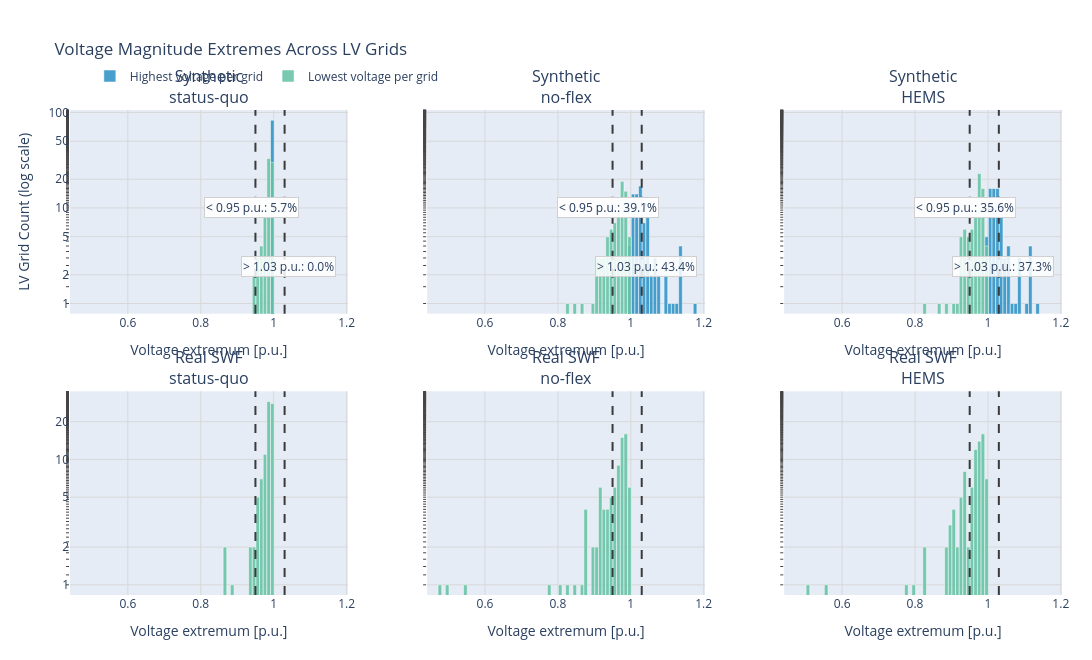

The code cell stored with this chart in its notebook:
### Markdown cell above
## Temporal and Flow Diagnostics

The voltage comparison uses compact summaries for both network sources. Transformer-import diagnostics remain synthetic-only because the real SWF compact schema does not store the matching signed transformer-import time series. The cable decomposition below directly tests whether a loading difference comes from ampacity, transported peak current, or both.

### Code cell
voltage_summaries = load_voltage_summaries_for_powerflow_comparison(
    synthetic_specs=SYNTHETIC_POWERFLOW_SUMMARY_SPECS,
    real_specs=REAL_POWERFLOW_SUMMARY_SPECS,
    ags=AGS,
    scenario_id=SCENARIO_ID,
    plz=PLZ,
    real_plz=REAL_PLZ,
    excluded_real_lv_ids=EXCLUDED_REAL_LV_IDS,
)
if not voltage_summaries:
    print("No voltage summaries exist for this scenario yet.")
else:
    voltage_fig = plot_voltage_deviation_histogram_comparison(
        voltage_summaries,
        lower_limit=0.95,
        upper_limit=1.03,
        show=False,
    )
    try:
        save_plotly_figure(
            voltage_fig,
            OUTPUT_DIR / "pre_post_flex_no_flex_voltage_deviation_histogram",
            formats=("svg", "png"),
            width=1370,
            height=720,
        )
    except RuntimeError as exc:
        print(f"Could not export voltage histogram: {exc}")
    display(voltage_fig)

### Figure 1 — Plotly figure (JSON) as saved in the notebook; plotly's stock layout.template omitted (floating-point values rounded to 4 significant figures)
{"data": [{"legendgroup": "highest", "marker": {"color": "#2f92c5", "line": {"color": "white", "width": 0.5}}, "name": "Highest voltage per grid", "opacity": 0.88, "showlegend": true, "type": "histogram", "x": [1.0, 1.0, 1.0, 1.0, 1.0, 0.9999, 0.9998, 1.0, 1.0, 0.9992, 1.0, 1.0, 1.0, 1.0, 0.9998, 1.0, 1.0, 1.0, 0.9999, 1.0, 1.0, 1.0, 1.0, 1.0, 1.0, 1.0, 1.0, 1.0, 1.0, 1.0, 1.0, 1.0, 1.0, 1.0, 0.9999, 1.0, 0.9998, 1.0, 1.0, 1.0, 1.0, 1.0, 1.0, 1.0, 1.0, 1.0, 1.0, 1.0, 1.0, 1.0, 1.0, 1.0, 1.0, 0.9992, 1.0, 1.0, 1.0, 1.0, 1.0, 1.0, 1.0, 1.0, 1.0, 1.0, 0.9995, 1.0, 1.0, 1.0, 1.0, 1.0, 1.0, 0.9998, 1.0, 1.0, 1.0, 1.0, 1.0, 1.0, 1.0, 1.0, 1.0, 1.0, 0.9993], "xaxis": "x", "xbins": {"end": 1.203, "size": 0.01, "start": 0.4413}, "yaxis": "y"}, {"legendgroup": "lowest", "marker": {"color": "#66c2a4", "line": {"color": "white", "width": 0.5}}, "name": "Lowest voltage per grid", "opacity": 0.88, "showlegend": true, "type": "histogram", "x": [0.9579, 0.9676, 0.9927, 0.9511, 0.9842, 0.9882, 0.9748, 0.9816, 0.9757, 0.9884, 0.9872, 0.9919, 0.9937, 0.9915, 0.9813, 0.9934, 0.9941, 0.9783, 0.9957, 0.975, 0.9846, 0.9898, 0.991, 0.9863, 0.991, 0.9835, 0.995, 0.9908, 0.9936, 0.9916, 0.9828, 0.9951, 0.993, 0.9954, 0.9965, 0.9797, 0.9949, 0.9964, 0.9967, 0.9929, 0.9874, 0.9897, 0.9969, 0.9814, 0.9903, 0.9879, 0.9917, 0.9831, 0.9832, 0.9781, 0.9575, 0.9945, 0.9659, 0.9908, 0.9867, 0.992, 0.9737, 0.9742, 0.9838, 0.9714, 0.9768, 0.9894, 0.9906, 0.9666, 0.9639, 0.9852, 0.992, 0.9863, 0.9475, 0.9953, 0.959, 0.9948, 0.9814, 0.9884, 0.9789, 0.9879, 0.9931, 0.9907, 0.9894, 0.9975, 0.9994, 0.9971, 0.992], "xaxis": "x", "xbins": {"end": 1.203, "size": 0.01, "start": 0.4413}, "yaxis": "y"}, {"legendgroup": "highest", "marker": {"color": "#2f92c5", "line": {"color": "white", "width": 0.5}}, "name": "Highest voltage per grid", "opacity": 0.88, "showlegend": false, "type": "histogram", "x": [1.071, 1.024, 1.133, 1.077, 1.026, 1.051, 1.114, 1.05, 1.102, 1.025, 1.043, 1.046, 1.028, 1.016, 1.027, 1.002, 1.011, 1.038, 1.006, 1.033, 1.021, 1.031, 1.024, 1.004, 1.008, 1.045, 1.007, 1.027, 1.032, 1.014, 1.01, 1.002, 1.036, 1.003, 1.007, 1.001, 1.026, 1.008, 1.0, 1.017, 1.012, 1.042, 1.018, 1.025, 1.029, 1.03, 1.065, 1.043, 1.101, 1.024, 1.011, 1.048, 1.038, 1.137, 1.025, 1.019, 1.092, 1.073, 1.011, 1.045, 1.05, 1.045, 1.017, 1.129, 1.054, 1.137, 1.028, 1.065, 1.173, 1.013, 1.135, 1.008, 1.03, 1.031, 1.032, 1.021, 1.014, 1.012, 1.02, 1.006, 1.001, 1.0, 1.002], "xaxis": "x2", "xbins": {"end": 1.203, "size": 0.01, "start": 0.4413}, "yaxis": "y2"}, {"legendgroup": "lowest", "marker": {"color": "#66c2a4", "line": {"color": "white", "width": 0.5}}, "name": "Lowest voltage per grid", "opacity": 0.88, "showlegend": false, "type": "histogram", "x": [0.9232, 0.983, 0.9125, 0.8513, 0.9538, 0.9573, 0.9245, 0.9557, 0.9243, 0.9681, 0.9641, 0.9726, 0.9821, 0.9756, 0.9452, 0.9783, 0.983, 0.9355, 0.9836, 0.9433, 0.9596, 0.9739, 0.965, 0.9739, 0.97, 0.9508, 0.9893, 0.9806, 0.9826, 0.9757, 0.9733, 0.9856, 0.9817, 0.9772, 0.9909, 0.9688, 0.9756, 0.9885, 0.9924, 0.9737, 0.9702, 0.9688, 0.9923, 0.9445, 0.9748, 0.9752, 0.9732, 0.9516, 0.9337, 0.9371, 0.9831, 0.9056, 0.9752, 0.9077, 0.9663, 0.9826, 0.9173, 0.9337, 0.9616, 0.959, 0.8994, 0.9647, 0.9728, 0.9084, 0.9433, 0.8659, 0.9735, 0.9405, 0.8226, 0.9926, 0.9115, 0.9838, 0.9471, 0.9564, 0.9702, 0.9709, 0.9795, 0.9842, 0.97, 0.9919, 0.9985, 0.9898, 0.9813], "xaxis": "x2", "xbins": {"end": 1.203, "size": 0.01, "start": 0.4413}, "yaxis": "y2"}, {"legendgroup": "highest", "marker": {"color": "#2f92c5", "line": {"color": "white", "width": 0.5}}, "name": "Highest voltage per grid", "opacity": 0.88, "showlegend": false, "type": "histogram", "x": [1.056, 1.113, 1.022, 1.063, 1.02, 1.047, 1.091, 1.04, 1.082, 1.022, 1.037, 1.037, 1.024, 1.014, 1.022, 1.002, 1.011, 1.032, 1.004, 1.03, 1.019, 1.028, 1.02, 1.002, 1.006, 1.035, 1.006, 1.021, 1.03, 1.012, 1.01, 1.002, 1.035, 1.003, 1.007, 1.0, 1.024, 1.007, 1.0, 1.017, 1.01, 1.033, 1.017, 1.02, 1.025, 1.025, 1.056, 1.037, 1.089, 1.022, 1.011, 1.04, 1.115, 1.032, 1.023, 1.017, 1.073, 1.057, 1.038, 1.01, 1.035, 1.042, 1.014, 1.111, 1.044, 1.113, 1.024, 1.055, 1.137, 1.011, 1.114, 1.008, 1.028, 1.025, 1.028, 1.017, 1.012, 1.012, 1.018, 1.005, 1.0, 1.0, 0.9994], "xaxis": "x3", "xbins": {"end": 1.203, "size": 0.01, "start": 0.4413}, "yaxis": "y3"}, {"legendgroup": "lowest", "marker": {"color": "#66c2a4", "line": {"color": "white", "width": 0.5}}, "name": "Lowest voltage per grid", "opacity": 0.88, "showlegend": false, "type": "histogram", "x": [0.9362, 0.9262, 0.9864, 0.8817, 0.9518, 0.965, 0.938, 0.9659, 0.9292, 0.9731, 0.9736, 0.9728, 0.9823, 0.9777, 0.9404, 0.9855, 0.9834, 0.9359, 0.9862, 0.9407, 0.9729, 0.9783, 0.9681, 0.9724, 0.9707, 0.9514, 0.9905, 0.9809, 0.9807, 0.9797, 0.9663, 0.9861, 0.9904, 0.9769, 0.989, 0.965, 0.977, 0.9881, 0.9909, 0.9746, 0.9706, 0.9665, 0.9932, 0.9446, 0.9797, 0.9806, 0.9795, 0.965, 0.9276, 0.9432, 0.9792, 0.9093, 0.9191, 0.9807, 0.9715, 0.9835, 0.9363, 0.9438, 0.9645, 0.9643, 0.9433, 0.9589, 0.977, 0.9216, 0.9525, 0.8651, 0.979, 0.951, 0.8232, 0.9931, 0.926, 0.9835, 0.9637, 0.9534, 0.9611, 0.9648, 0.9832, 0.9833, 0.9769, 0.9925, 0.9986, 0.9899, 0.9813], "xaxis": "x3", "xbins": {"end": 1.203, "size": 0.01, "start": 0.4413}, "yaxis": "y3"}, {"legendgroup": "lowest", "marker": {"color": "#66c2a4", "line": {"color": "white", "width": 0.5}}, "name": "Lowest voltage per grid", "opacity": 0.88, "showlegend": false, "type": "histogram", "x": [0.9875, 0.9834, 0.9792, 0.9504, 0.9711, 0.8706, 0.9992, 0.9748, 0.9546, 0.8638, 0.986, 0.9712, 0.994, 0.9642, 0.9679, 0.8854, 0.9949, 0.9976, 0.9915, 0.9592, 0.9819, 0.997, 0.9644, 0.9973, 0.9721, 0.9319, 0.9737, 0.9866, 0.986, 0.9672, 0.9898, 0.9914, 0.9985, 0.9835, 0.9765, 0.9967, 0.9971, 0.9909, 0.9918, 0.9912, 0.9558, 0.9771, 0.9715, 0.9858, 0.991, 0.9895, 0.9391, 0.9887, 0.9909, 0.9959, 0.9955, 0.9926, 0.9552, 0.9587, 0.9949, 0.9915, 0.9892, 0.9783, 0.9903, 0.9897, 0.9905, 0.9853, 0.9904, 0.9829, 0.95, 0.995, 0.9914, 0.992, 0.9922, 0.9944, 0.9881, 0.9811, 0.9936, 0.9964, 0.9918, 0.9837, 0.9732, 0.9991, 0.9942, 0.9907, 0.9954, 0.9855, 0.9617, 0.9854, 0.9912, 0.9876, 0.9746], "xaxis": "x4", "xbins": {"end": 1.203, "size": 0.01, "start": 0.4413}, "yaxis": "y4"}, {"legendgroup": "lowest", "marker": {"color": "#66c2a4", "line": {"color": "white", "width": 0.5}}, "name": "Lowest voltage per grid", "opacity": 0.88, "showlegend": false, "type": "histogram", "x": [0.9617, 0.9351, 0.9232, 0.8445, 0.9169, 0.5005, 0.9989, 0.9358, 0.9156, 0.4713, 0.9449, 0.9251, 0.9834, 0.8723, 0.9234, 0.5454, 0.9826, 0.9943, 0.9686, 0.8958, 0.9366, 0.9814, 0.8754, 0.9923, 0.9165, 0.8038, 0.9144, 0.9662, 0.9543, 0.9113, 0.9735, 0.9873, 0.9954, 0.9599, 0.9344, 0.9894, 0.9916, 0.9732, 0.9762, 0.9857, 0.8957, 0.9259, 0.9126, 0.9607, 0.9727, 0.9644, 0.7781, 0.9735, 0.9768, 0.9859, 0.986, 0.9833, 0.8736, 0.8239, 0.9871, 0.9743, 0.9708, 0.9472, 0.9635, 0.9769, 0.9747, 0.9444, 0.9835, 0.947, 0.8792, 0.9898, 0.9776, 0.9799, 0.9722, 0.9816, 0.9746, 0.9134, 0.9828, 0.9875, 0.9603, 0.9504, 0.9045, 0.993, 0.9793, 0.9668, 0.982, 0.9674, 0.8697, 0.9581, 0.9738, 0.9626, 0.9528], "xaxis": "x5", "xbins": {"end": 1.203, "size": 0.01, "start": 0.4413}, "yaxis": "y5"}, {"legendgroup": "lowest", "marker": {"color": "#66c2a4", "line": {"color": "white", "width": 0.5}}, "name": "Lowest voltage per grid", "opacity": 0.88, "showlegend": false, "type": "histogram", "x": [0.9648, 0.937, 0.9165, 0.9012, 0.9394, 0.5573, 0.9987, 0.9583, 0.9236, 0.5075, 0.9547, 0.9361, 0.9838, 0.9051, 0.9295, 0.7721, 0.9897, 0.994, 0.9732, 0.8844, 0.9341, 0.9868, 0.8948, 0.9936, 0.9082, 0.8246, 0.9235, 0.9644, 0.9603, 0.9314, 0.9735, 0.9827, 0.996, 0.9509, 0.9397, 0.9884, 0.9935, 0.9732, 0.977, 0.9796, 0.9026, 0.9362, 0.9118, 0.9625, 0.9721, 0.9615, 0.7979, 0.9687, 0.9835, 0.9865, 0.9848, 0.9864, 0.8933, 0.8249, 0.99, 0.9756, 0.9706, 0.9591, 0.9649, 0.9732, 0.971, 0.9385, 0.978, 0.9484, 0.891, 0.9923, 0.9792, 0.9835, 0.9768, 0.9838, 0.9769, 0.9271, 0.9833, 0.9846, 0.964, 0.9545, 0.9231, 0.9932, 0.9815, 0.9669, 0.9831, 0.9728, 0.9052, 0.9649, 0.9792, 0.9649, 0.9595], "xaxis": "x6", "xbins": {"end": 1.203, "size": 0.01, "start": 0.4413}, "yaxis": "y6"}], "layout": {"annotations": [{"font": {"size": 16}, "showarrow": false, "text": "Synthetic<br>status-quo", "x": 0.14, "xanchor": "center", "xref": "paper", "y": 1, "yanchor": "bottom", "yref": "paper"}, {"font": {"size": 16}, "showarrow": false, "text": "Synthetic<br>no-flex", "x": 0.5, "xanchor": "center", "xref": "paper", "y": 1, "yanchor": "bottom", "yref": "paper"}, {"font": {"size": 16}, "showarrow": false, "text": "Synthetic<br>HEMS", "x": 0.86, "xanchor": "center", "xref": "paper", "y": 1, "yanchor": "bottom", "yref": "paper"}, {"font": {"size": 16}, "showarrow": false, "text": "Real SWF<br>status-quo", "x": 0.14, "xanchor": "center", "xref": "paper", "y": 0.42, "yanchor": "bottom", "yref": "paper"}, {"font": {"size": 16}, "showarrow": false, "text": "Real SWF<br>no-flex", "x": 0.5, "xanchor": "center", "xref": "paper", "y": 0.42, "yanchor": "bottom", "yref": "paper"}, {"font": {"size": 16}, "showarrow": false, "text": "Real SWF<br>HEMS", "x": 0.86, "xanchor": "center", "xref": "paper", "y": 0.42, "yanchor": "bottom", "yref": "paper"}, {"bgcolor": "rgba(255,255,255,0.85)", "bordercolor": "#d0d0d0", "borderwidth": 1, "showarrow": false, "text": "> 1.03 p.u.: 0.0%", "x": 1.042, "xref": "x", "y": 0.7, "yref": "paper"}, {"bgcolor": "rgba(255,255,255,0.85)", "bordercolor": "#d0d0d0", "borderwidth": 1, "showarrow": false, "text": "< 0.95 p.u.: 1.2%", "x": 0.938, "xref": "x", "y": 0.82, "yref": "paper"}, {"bgcolor": "rgba(255,255,255,0.85)", "bordercolor": "#d0d0d0", "borderwidth": 1, "showarrow": false, "text": "> 1.03 p.u.: 43.4%", "x": 1.042, "xref": "x2", "y": 0.7, "yref": "paper"}, {"bgcolor": "rgba(255,255,255,0.85)", "bordercolor": "#d0d0d0", "borderwidth": 1, "showarrow": false, "text": "< 0.95 p.u.: 27.7%", "x": 0.938, "xref": "x2", "y": 0.82, "yref": "paper"}, {"bgcolor": "rgba(255,255,255,0.85)", "bordercolor": "#d0d0d0", "borderwidth": 1, "showarrow": false, "text": "> 1.03 p.u.: 37.3%", "x": 1.042, "xref": "x3", "y": 0.7, "yref": "paper"}, {"bgcolor": "rgba(255,255,255,0.85)", "bordercolor": "#d0d0d0", "borderwidth": 1, "showarrow": false, "text": "< 0.95 p.u.: 24.1%", "x": 0.938, "xref": "x3", "y": 0.82, "yref": "paper"}, {"bgcolor": "rgba(255,255,255,0.85)", "bordercolor": "#d0d0d0", "borderwidth": 1, "showarrow": false, "text": "< 0.95 p.u.: 5.7%", "x": 0.938, "xref": "x4", "y": 0.82, "yref": "paper"}, {"bgcolor": "rgba(255,255,255,0.85)", "bordercolor": "#d0d0d0", "borderwidth": 1, "showarrow": false, "text": "< 0.95 p.u.: 39.1%", "x": 0.938, "xref": "x5", "y": 0.82, "yref": "paper"}, {"bgcolor": "rgba(255,255,255,0.85)", "bordercolor": "#d0d0d0", "borderwidth": 1, "showarrow": false, "text": "< 0.95 p.u.: 35.6%", "x": 0.938, "xref": "x6", "y": 0.82, "yref": "paper"}], "barmode": "overlay", "height": 660, "legend": {"orientation": "h", "x": 0.02, "y": 1.1}, "margin": {"b": 65, "l": 70, "r": 30, "t": 110}, "shapes": [{"line": {"color": "#3a3a3a", "dash": "dash", "width": 2}, "type": "line", "x0": 0.95, "x1": 0.95, "xref": "x", "y0": 0, "y1": 1, "yref": "y domain"}, {"line": {"color": "#3a3a3a", "dash": "dash", "width": 2}, "type": "line", "x0": 1.03, "x1": 1.03, "xref": "x", "y0": 0, "y1": 1, "yref": "y domain"}, {"line": {"color": "#3a3a3a", "dash": "dash", "width": 2}, "type": "line", "x0": 0.95, "x1": 0.95, "xref": "x2", "y0": 0, "y1": 1, "yref": "y2 domain"}, {"line": {"color": "#3a3a3a", "dash": "dash", "width": 2}, "type": "line", "x0": 1.03, "x1": 1.03, "xref": "x2", "y0": 0, "y1": 1, "yref": "y2 domain"}, {"line": {"color": "#3a3a3a", "dash": "dash", "width": 2}, "type": "line", "x0": 0.95, "x1": 0.95, "xref": "x3", "y0": 0, "y1": 1, "yref": "y3 domain"}, {"line": {"color": "#3a3a3a", "dash": "dash", "width": 2}, "type": "line", "x0": 1.03, "x1": 1.03, "xref": "x3", "y0": 0, "y1": 1, "yref": "y3 domain"}, {"line": {"color": "#3a3a3a", "dash": "dash", "width": 2}, "type": "line", "x0": 0.95, "x1": 0.95, "xref": "x4", "y0": 0, "y1": 1, "yref": "y4 domain"}, {"line": {"color": "#3a3a3a", "dash": "dash", "width": 2}, "type": "line", "x0": 1.03, "x1": 1.03, "xref": "x4", "y0": 0, "y1": 1, "yref": "y4 domain"}, {"line": {"color": "#3a3a3a", "dash": "dash", "width": 2}, "type": "line", "x0": 0.95, "x1": 0.95, "xref": "x5", "y0": 0, "y1": 1, "yref": "y5 domain"}, {"line": {"color": "#3a3a3a", "dash": "dash", "width": 2}, "type": "line", "x0": 1.03, "x1": 1.03, "xref": "x5", "y0": 0, "y1": 1, "yref": "y5 domain"}, {"line": {"color": "#3a3a3a", "dash": "dash", "width": 2}, "type": "line", "x0": 0.95, "x1": 0.95, "xref": "x6", "y0": 0, "y1": 1, "yref": "y6 domain"}, {"line": {"color": "#3a3a3a", "dash": "dash", "width": 2}, "type": "line", "x0": 1.03, "x1": 1.03, "xref": "x6", "y0": 0, "y1": 1, "yref": "y6 domain"}], "title": {"text": "Voltage Magnitude Extremes Across LV Grids"}, "width": 1365, "xaxis": {"anchor": "y", "domain": [0, 0.28], "gridcolor": "#d8d8d8", "range": [0.4413, 1.203], "showgrid": true, "title": {"text": "Voltage extremum [p.u.]"}}, "xaxis2": {"anchor": "y2", "domain": [0.36, 0.64], "gridcolor": "#d8d8d8", "range": [0.4413, 1.203], "showgrid": true, "title": {"text": "Voltage extremum [p.u.]"}}, "xaxis3": {"anchor": "y3", "domain": [0.72, 1], "gridcolor": "#d8d8d8", "range": [0.4413, 1.203], "showgrid": true, "title": {"text": "Voltage extremum [p.u.]"}}, "xaxis4": {"anchor": "y4", "domain": [0, 0.28], "gridcolor": "#d8d8d8", "range": [0.4413, 1.203], "showgrid": true, "title": {"text": "Voltage extremum [p.u.]"}}, "xaxis5": {"anchor": "y5", "domain": [0.36, 0.64], "gridcolor": "#d8d8d8", "range": [0.4413, 1.203], "showgrid": true, "title": {"text": "Voltage extremum [p.u.]"}}, "xaxis6": {"anchor": "y6", "domain": [0.72, 1], "gridcolor": "#d8d8d8", "range": [0.4413, 1.203], "showgrid": true, "title": {"text": "Voltage extremum [p.u.]"}}, "yaxis": {"anchor": "x", "domain": [0.58, 1], "gridcolor": "#d8d8d8", "minor": {"ticks": "outside"}, "rangemode": "tozero", "showgrid": true, "tickmode": "array", "ticktext": ["1", "2", "5", "10", "20", "50", "100", "200", "500", "1,000"], "tickvals": [1, 2, 5, 10, 20, 50, 100, 200, 500, 1000], "title": {"text": "LV Grid Count (log scale)"}, "type": "log"}, "yaxis2": {"anchor": "x2", "domain": [0.58, 1], "gridcolor": "#d8d8d8", "matches": "y", "minor": {"ticks": "outside"}, "rangemode": "tozero", "showgrid": true, "showticklabels": false, "tickmode": "array", "ticktext": ["1", "2", "5", "10", "20", "50", "100", "200", "500", "1,000"], "tickvals": [1, 2, 5, 10, 20, 50, 100, 200, 500, 1000], "type": "log"}, "yaxis3": {"anchor": "x3", "domain": [0.58, 1], "gridcolor": "#d8d8d8", "matches": "y", "minor": {"ticks": "outside"}, "rangemode": "tozero", "showgrid": true, "showticklabels": false, "tickmode": "array", "ticktext": ["1", "2", "5", "10", "20", "50", "100", "200", "500", "1,000"], "tickvals": [1, 2, 5, 10, 20, 50, 100, 200, 500, 1000], "type": "log"}, "yaxis4": {"anchor": "x4", "domain": [0, 0.42], "gridcolor": "#d8d8d8", "minor": {"ticks": "outside"}, "rangemode": "tozero", "showgrid": true, "tickmode": "array", "ticktext": ["1", "2", "5", "10", "20", "50", "100", "200", "500", "1,000"], "tickvals": [1, 2, 5, 10, 20, 50, 100, 200, 500, 1000], "type": "log"}, "yaxis5": {"anchor": "x5", "domain": [0, 0.42], "gridcolor": "#d8d8d8", "matches": "y4", "minor": {"ticks": "outside"}, "rangemode": "tozero", "showgrid": true, "showticklabels": false, "tickmode": "array", "ticktext": ["1", "2", "5", "10", "20", "50", "100", "200", "500", "1,000"], "tickvals": [1, 2, 5, 10, 20, 50, 100, 200, 500, 1000], "type": "log"}, "yaxis6": {"anchor": "x6", "domain": [0, 0.42], "gridcolor": "#d8d8d8", "matches": "y4", "minor": {"ticks": "outside"}, "rangemode": "tozero", "showgrid": true, "showticklabels": false, "tickmode": "array", "ticktext": ["1", "2", "5", "10", "20", "50", "100", "200", "500", "1,000"], "tickvals": [1, 2, 5, 10, 20, 50, 100, 200, 500, 1000], "type": "log"}}}
